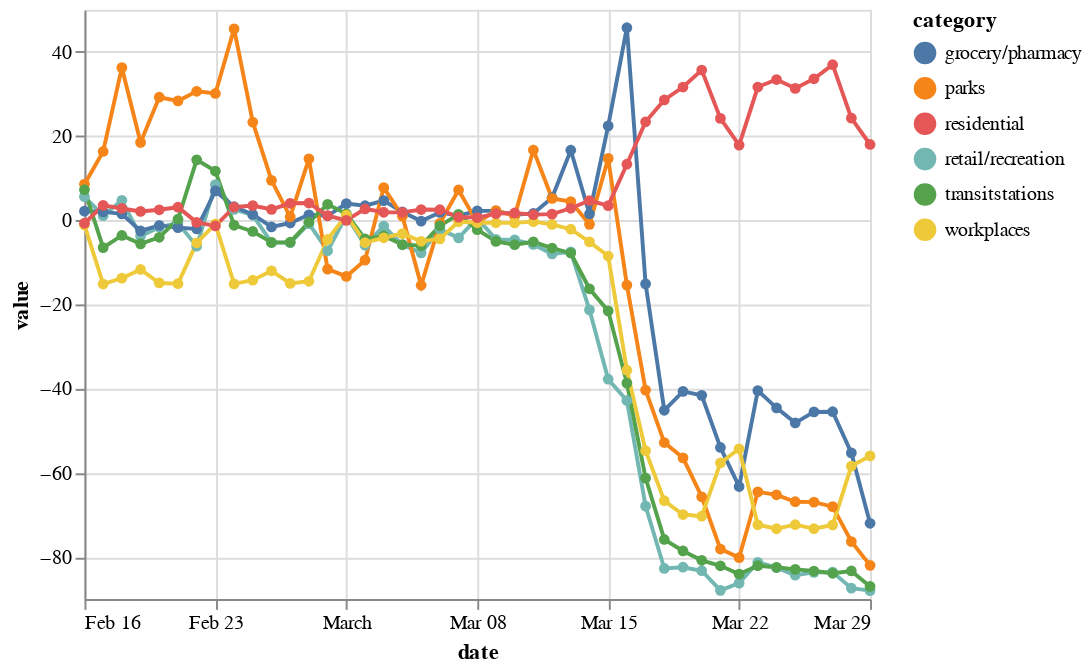

Source (notebook cell):
### Code cell
alt.Chart(fr).mark_line(point=True).encode(x='date:T', y='value', color='category')

### Figure 1 — Vega-Lite specification as saved in the notebook (floating-point values rounded to 4 significant figures; data arrays with more than 128 entries replaced by an {"elided": "..."} marker saying what was removed)
{"config": {"view": {"continuousWidth": 400, "continuousHeight": 300}}, "data": {"name": "data-21331febb39d0593e54a7ffd316ce260"}, "mark": {"type": "line", "point": true}, "encoding": {"color": {"type": "nominal", "field": "category"}, "x": {"type": "temporal", "field": "date"}, "y": {"type": "quantitative", "field": "value"}}, "$schema": "https://vega.github.io/schema/vega-lite/v4.8.1.json", "datasets": {"data-21331febb39d0593e54a7ffd316ce260": {"elided": "258 records"}}}
